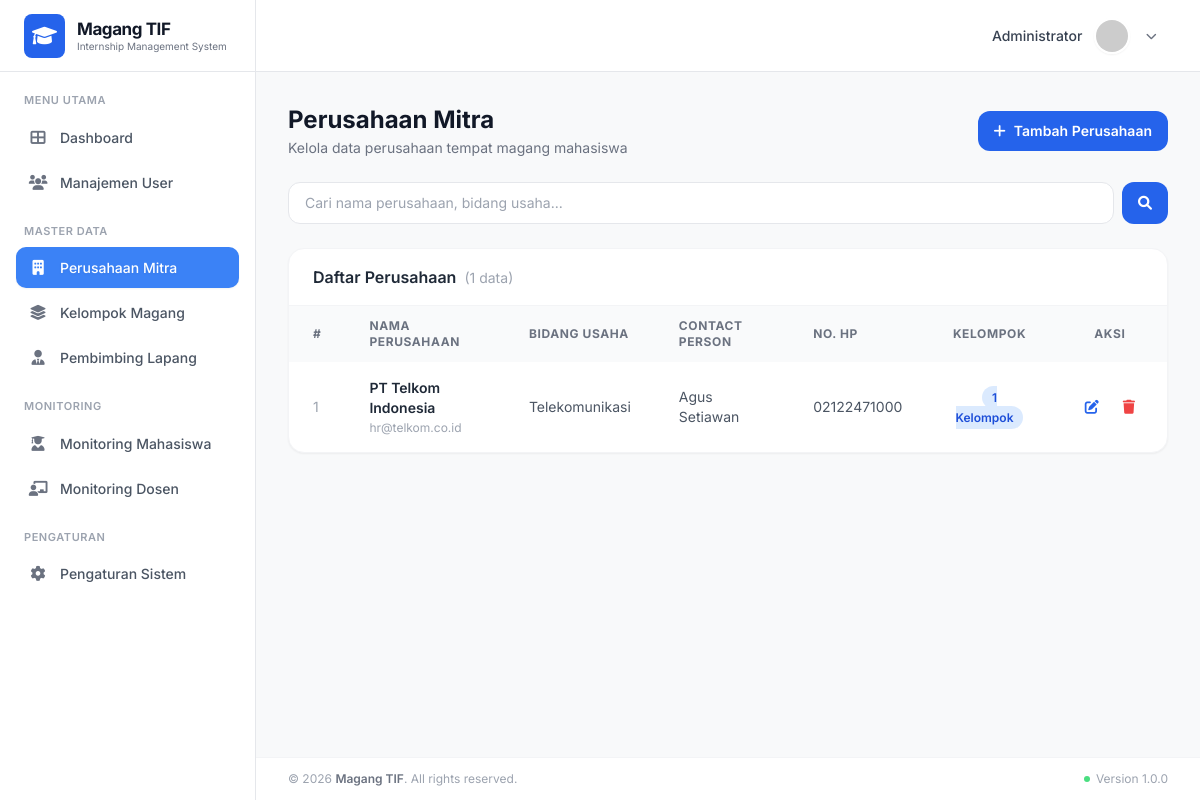
Screenshot of /admin/manajemen_perusahaan.php (signed in) with the database file from the repository.
### tables this page shows
CREATE TABLE companies (
    id INT AUTO_INCREMENT PRIMARY KEY,
    nama_perusahaan VARCHAR(255) NOT NULL,
    alamat_perusahaan TEXT,
    email_business VARCHAR(255) UNIQUE NOT NULL,
    contact_person VARCHAR(100),
    no_hp VARCHAR(20),
    bidang_usaha VARCHAR(100),
    status_permodalan VARCHAR(100),
    visi TEXT,
    misi TEXT,
    denah_lokasi TEXT,
    deskripsi_kerja TEXT,
    struktur_organisasi TEXT,
    latitude DECIMAL(10, 8),
    longitude DECIMAL(11, 8),
    radius INT,
    created_at TIMESTAMP DEFAULT CURRENT_TIMESTAMP,
    updated_at TIMESTAMP DEFAULT CURRENT_TIMESTAMP
);

### admin/manajemen_perusahaan.php (the view, shortened to what this page needs)
<?php
require_once __DIR__ . '/../config/db_connect.php';
$search = trim($_GET['q'] ?? '');
$params = [];
$where  = '';
$stmt = $conn->prepare("SELECT c.*, (SELECT COUNT(*) FROM `groups` g WHERE g.company_id = c.id) as total_group FROM companies c $where ORDER BY c.created_at DESC");
$stmt->execute($params);
$companies = $stmt->fetchAll();
?>
<!DOCTYPE html>
<html lang="id">
<head>
    <script src="https://cdn.tailwindcss.com"></script>
    <link href="https://cdnjs.cloudflare.com/ajax/libs/font-awesome/6.0.0/css/all.min.css" rel="stylesheet">
</head>
<body class="flex h-screen overflow-hidden text-gray-800">
<?php include '../includes/sidebar.php'; ?>
<div class="flex-1 flex flex-col h-screen overflow-hidden">
    <?php include '../includes/header.php'; ?>
    <main class="flex-1 overflow-y-auto p-6 md:p-8 bg-[#f8f9fa]">
        <div class="max-w-[1200px] mx-auto space-y-6">
            <div class="flex flex-col sm:flex-row sm:items-center sm:justify-between gap-3">
                <div>
                    <h2 class="text-2xl font-bold text-gray-900">Perusahaan Mitra</h2>
                    <p class="text-gray-500 text-sm mt-0.5">Kelola data perusahaan tempat magang mahasiswa</p>
                </div>
                <button onclick="openModal('modalTambah')" class="inline-flex items-center gap-2 bg-blue-600 hover:bg-blue-700 text-white px-4 py-2.5 rounded-xl font-semibold text-sm transition-colors">
                    <i class="fas fa-plus"></i> Tambah Perusahaan
                </button>
            </div>
            <form method="GET" class="flex gap-2">
                <input type="text" name="q" value="<?= htmlspecialchars($search) ?>"
                       placeholder="Cari nama perusahaan, bidang usaha..."
                       class="flex-1 border border-gray-200 rounded-xl px-4 py-2.5 text-sm focus:outline-none focus:ring-2 focus:ring-blue-500">
                <button type="submit" class="bg-blue-600 text-white px-4 py-2.5 rounded-xl text-sm hover:bg-blue-700 transition-colors">
                    <i class="fas fa-search"></i>
                </button>
            </form>
            <div class="bg-white rounded-2xl shadow-sm border border-gray-100 overflow-hidden">
                <div class="px-6 py-4 border-b border-gray-100 flex items-center justify-between">
                    <h3 class="font-semibold text-gray-800">Daftar Perusahaan <span class="text-sm font-normal text-gray-400 ml-1">(<?= count($companies) ?> data)</span></h3>
                </div>
                <div class="overflow-x-auto">
                    <table class="w-full text-sm">
                        <thead class="bg-gray-50 text-gray-500 text-xs uppercase tracking-wider">
                            <tr>
                                <th class="px-6 py-3 text-left">#</th>
                                <th class="px-6 py-3 text-left">Nama Perusahaan</th>
                                <th class="px-6 py-3 text-left">Bidang Usaha</th>
                                <th class="px-6 py-3 text-left">Contact Person</th>
                                <th class="px-6 py-3 text-left">No. HP</th>
                                <th class="px-6 py-3 text-center">Kelompok</th>
                                <th class="px-6 py-3 text-center">Aksi</th>
                            </tr>
                        </thead>
                        <tbody class="divide-y divide-gray-50">
                            <?php if (empty($companies)): ?>
                            <tr><td colspan="7" class="px-6 py-10 text-center text-gray-400"><i class="fas fa-building text-3xl mb-2 block"></i>Belum ada data perusahaan</td></tr>
                            <?php else: ?>
                            <?php foreach ($companies as $i => $c): ?>
                            <tr class="hover:bg-gray-50 transition-colors">
                                <td class="px-6 py-4 text-gray-400"><?= $i + 1 ?></td>
                                <td class="px-6 py-4">
                                    <p class="font-semibold text-gray-800"><?= htmlspecialchars($c['nama_perusahaan']) ?></p>
                                    <p class="text-xs text-gray-400 mt-0.5"><?= htmlspecialchars($c['email_business']) ?></p>
                                </td>
                                <td class="px-6 py-4 text-gray-600"><?= htmlspecialchars($c['bidang_usaha'] ?: '-') ?></td>
                                <td class="px-6 py-4 text-gray-600"><?= htmlspecialchars($c['contact_person'] ?: '-') ?></td>
                                <td class="px-6 py-4 text-gray-600"><?= htmlspecialchars($c['no_hp'] ?: '-') ?></td>
                                <td class="px-6 py-4 text-center">
                                    <span class="bg-blue-100 text-blue-700 text-xs font-semibold px-2.5 py-1 rounded-full"><?= (int)$c['total_group'] ?> Kelompok</span>
                                </td>
                                <td class="px-6 py-4 text-center">
                                    <div class="flex items-center justify-center gap-2">
                                        <button onclick='openEdit(<?= json_encode($c) ?>)' class="text-blue-600 hover:bg-blue-50 p-2 rounded-lg transition-colors" title="Edit"><i class="fas fa-edit"></i></button>
                                        <button onclick="confirmHapus(<?= $c['id'] ?>, '<?= addslashes($c['nama_perusahaan']) ?>')" class="text-red-500 hover:bg-red-50 p-2 rounded-lg transition-colors" title="Hapus"><i class="fas fa-trash"></i></button>
                                    </div>
                                </td>
                            </tr>
                            <?php endforeach; ?>
                            <?php endif; ?>
                        </tbody>
                    </table>
                </div>
            </div>
        </div>
    </main>
    <?php include '../includes/footer.php'; ?>
</div>
</body>
</html>

### admin/manajemen_perusahaan.php (style rules this page uses)
body { font-family: 'Inter', sans-serif; background-color: #f8f9fa; }

### rows the page displays
companies: nama_perusahaan "PT Telkom Indonesia", email_business "hr@telkom.co.id", bidang_usaha "Telekomunikasi", contact_person "Agus Setiawan", no_hp "02122471000", total_group "1"

### other values shown
$groupName "MENU UTAMA"
$menu['title'] "Dashboard"
$menu['title'] "Manajemen User"
$groupName "MASTER DATA"
$menu['title'] "Perusahaan Mitra"
$menu['title'] "Kelompok Magang"
$menu['title'] "Pembimbing Lapang"
$groupName "MONITORING"
$menu['title'] "Monitoring Mahasiswa"
$menu['title'] "Monitoring Dosen"
$groupName "PENGATURAN"
$menu['title'] "Pengaturan Sistem"
$userName "Administrator"
count($companies) "1"
$appName "Magang TIF"
